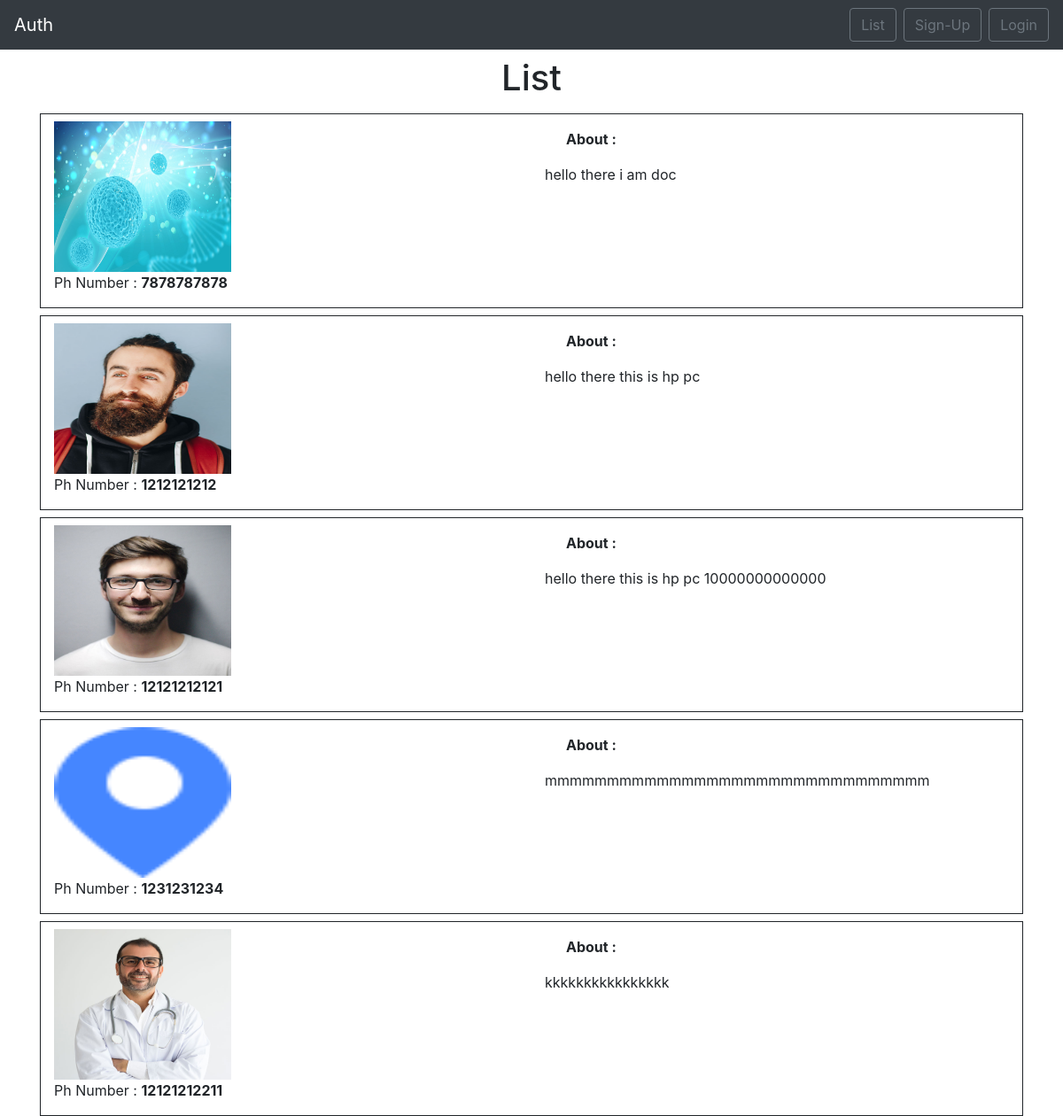
Page /list/ on the committed database.
### home/models.py (models this page shows, shortened)
class Profile(models.Model):
    img = models.ImageField(upload_to='imgs/')
    about = models.TextField(max_length=255, null=False)
    phnum = models.IntegerField()

### home/views.py (the view)
# urls.py: path('list/', views.user_list, name="list"),
def user_list(request):
    prof = Profile.objects
    return render(request, 'home/list.html', {'prof': prof})

### home/templates/home/list.html
{% extends 'base.html' %}
{% block content %}
<h1 class="text-center mt-2 pb-2">List</h1>
{% for profile in prof.all %}
<div class="container mt-2" style="border-style: solid;border-width: 1px;">
  <div class="row">
    <div class="col mt-2">
      <img height="170px" width="200px" src="{{ profile.img.url }}">
    </div>
    <div class="col">
        <div class="text text-left pt-3 pl-4">
          <b><p>About : </p></b>
        </div>
        <div class="text">
          <p>{{ profile.about }}</p>
        </div>
    </div>
  </div>
  <div class="row">
    <div class="col">
        <p>Ph Number : <b>{{ profile.phnum }} </b></p>
    </div>
  </div>
</div>
{% endfor %}
{% endblock %}

### authenticate/templates/base.html (shortened to what this page needs)
<!doctype html>
<html lang="en">
  <head>
    <link rel="stylesheet" href="https://stackpath.bootstrapcdn.com/bootstrap/4.5.0/css/bootstrap.min.css">
  </head>
  <body>
    <nav class="navbar navbar-expand-lg navbar-dark bg-dark">
      <a class="navbar-brand" href="{% url 'home' %}">Auth</a>
    <div class="collapse navbar-collapse" id="navbarSupportedContent">
      {% if user.is_authenticated %}
      <ul class="navbar-nav ml-auto">
        <a href="{% url 'list' %}"><button class="btn btn-outline-secondary mr-2 my-sm-0" type="submit">List</button></a>
        <a href="{% url 'logout' %}"><button class="btn btn-outline-secondary my-2 my-sm-0" type="submit">Logout</button></a>
      </ul>
      {% else %}
      <ul class="navbar-nav ml-auto">
        <a href="{% url 'list' %}"><button class="btn btn-outline-secondary mr-2 my-sm-0" type="submit">List</button></a>
        <a href="{% url 'signup' %}"><button class="btn btn-outline-secondary my-2 my-sm-0" type="submit">Sign-Up</button></a>
        <a href="{% url 'login' %}"><button class="btn btn-outline-secondary my-2 my-sm-0 ml-2" type="submit">Login</button></a>
      </ul>
      {% endif %}
    </div>
  </nav>
  <div class="container">
    {% block content %}
    {% endblock %}
  </div>
  </body>
</html>

### rows in the picture
Profile: img (picture), about "hello there i am doc", phnum "7878787878"
Profile: img (picture), about "hello there this is hp pc", phnum "1212121212"
Profile: img (picture), about "hello there this is hp pc 10000000000000", phnum "12121212121"
Profile: img (picture), about "mmmmmmmmmmmmmmmmmmmmmmmmmmmmmmm", phnum "1231231234"
Profile: img (picture), about "kkkkkkkkkkkkkkkk", phnum "12121212211"
